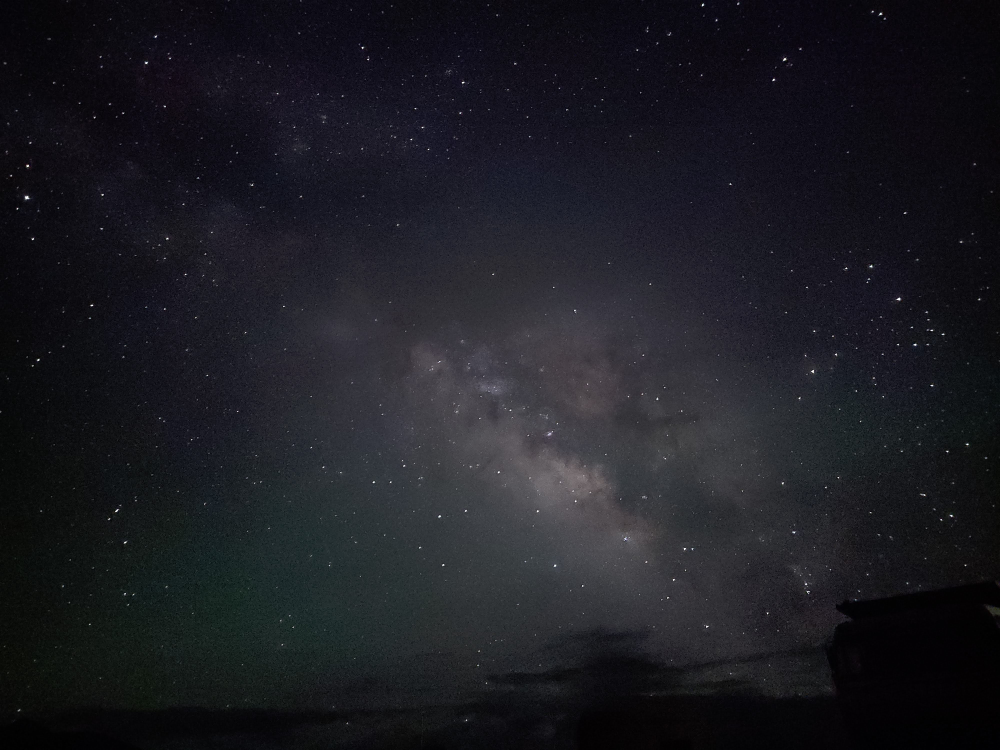
#> input picture ImageFundamentals/milkyway_ladakh.jpg, 4000 x 3000 px, found by its file name (shown at 1/4 size)
$ jupyter execute image_averaging.ipynb
#> lines starting #> are read from the running program, lines starting #| are printed output that depends on the picture
# Image Avergaing for Noise Removal

#### Image averaging is a common technique used for noise cancellation in digital images. It involves taking multiple images of the same scene and averaging their pixel values to reduce random noise and improve the overall image quality. Here's how the process works:

1. Capture Multiple Images (We will generate images synthetically)
2. Align the Images (We will not do it)
3. Pixel-wise Averaging
4. Repeat for All Pixels

### Capture Multiple Images

As we do not have hundreds of images for the same subject, we will generate noisy images synthetically.
- We will load an image into the memory
- Add noise to this image
- Generate 100 images similarly

[cell 1]
import cv2
import numpy as np
from matplotlib import pyplot as plt

# Read Image
img = cv2.imread("C:/Users/ajape/SOI_DIP/ImageFundamentals/milkyway_ladakh.jpg")
#> img is the input picture: shape (3000, 4000, 3); mean B, G, R 34.1, 28, 27.7

# Convert image into greyscale
grey_img = cv2.cvtColor(img, cv2.COLOR_BGR2GRAY)
grey_img = cv2.resize(grey_img, (640, 480))
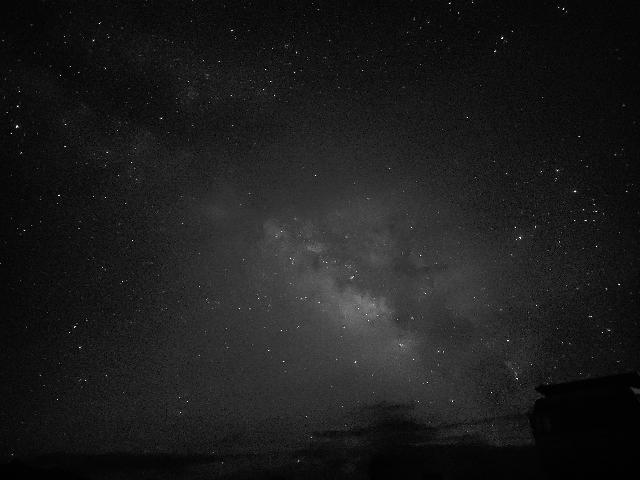
#> grey_img: shape (480, 640); min 0, max 255, mean 28.5

plt.set_cmap('gray')
plt.imshow(grey_img)

[cell 2]
# Create a Noise generation function
def add_noise(image, noise_type='gaussian', mean=0, std_dev=10):
    """
    Add random noise to an image.

    Parameters:
    image (numpy.ndarray): Input image.
    noise_type (str): Type of noise to add ('gaussian', 'salt', 'pepper', 'speckle').
    mean (float): Mean value for Gaussian noise.
    std_dev (float): Standard deviation for Gaussian noise.

    Returns:
    numpy.ndarray: Noisy image.
    """
#> called with noise_type = 'gaussian', mean = 0, std_dev = 0.5
    noisy_image = np.copy(image)

    if noise_type == 'gaussian':
        noise = np.random.normal(mean, std_dev, noisy_image.shape).astype(np.uint8)
        noisy_image = cv2.add(image, noise)
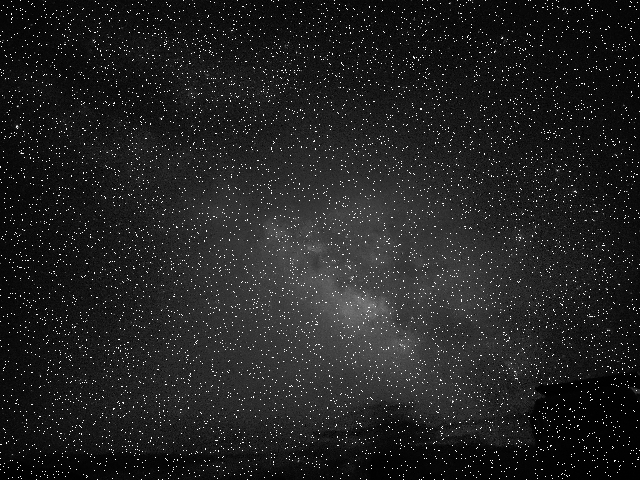
#> noisy_image: shape (480, 640); min 0, max 255, mean 33.6
    elif noise_type == 'salt':
        num_pixels = int(0.01 * noisy_image.size)
        coords = [np.random.randint(0, i - 1, int(num_pixels / 2)) for i in noisy_image.shape]
        noisy_image[tuple(coords)] = 255
    elif noise_type == 'pepper':
        num_pixels = int(0.01 * noisy_image.size)
        coords = [np.random.randint(0, i - 1, int(num_pixels / 2)) for i in noisy_image.shape]
        noisy_image[tuple(coords)] = 0
    elif noise_type == 'speckle':
        noise = np.random.normal(mean, std_dev, noisy_image.shape).astype(np.uint8)
        noisy_image = cv2.add(image, image * noise)

    return noisy_image

[cell 3]
# Test the function of one image
# Add Gaussian noise with mean 0 and standard deviation 10
noisy_image = add_noise(grey_img, noise_type='gaussian', mean=0, std_dev=0.5)

# Create a figure placeholder
fig = plt.figure(figsize=(12, 5))

# show original image on a subplot
fig.add_subplot(121)
plt.title(' image ')
plt.set_cmap('gray')
plt.imshow(grey_img)

# show original image on a subplot
fig.add_subplot(122)
plt.title(' Noisy image ')
plt.set_cmap('gray')
plt.imshow(noisy_image)
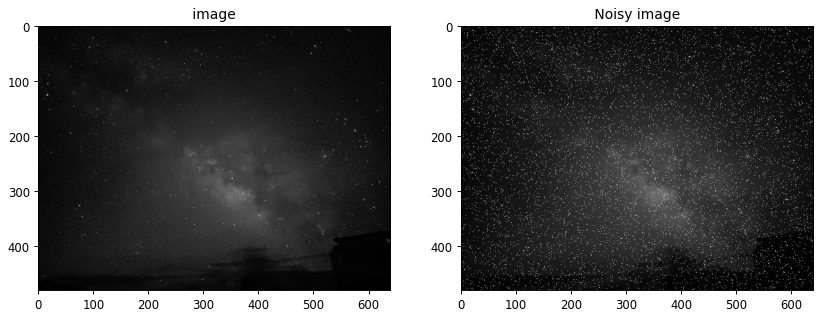
#> figure drawn by matplotlib, 2 panels

[cell 4]
# Now generate 10 images using this process
n = 10
noisy_images = np.zeros((n, 480, 640), dtype="uint8")
for i in range(n):
    noisy_images[i, :, :] = add_noise(grey_img, noise_type='gaussian', mean=0, std_dev=0.5)
#> this loop made 10 passes
#> pass 1, in add_noise (call 2), `noisy_image = cv2.add(image, noise)`:
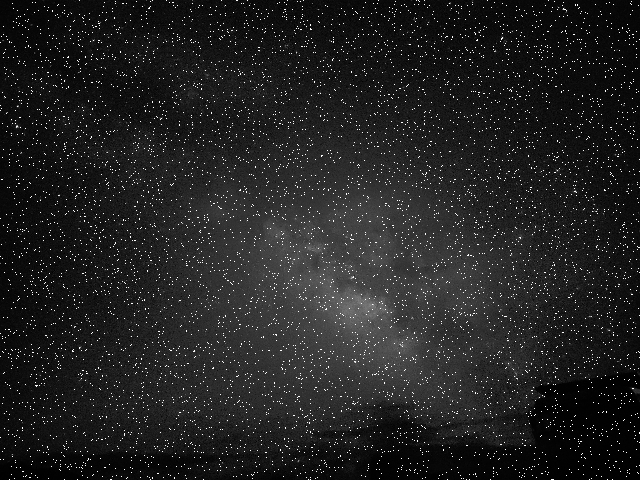
#> noisy_image: shape (480, 640); min 0, max 255, mean 33.6
#> pass 2, in add_noise (call 3), `noisy_image = cv2.add(image, noise)`:
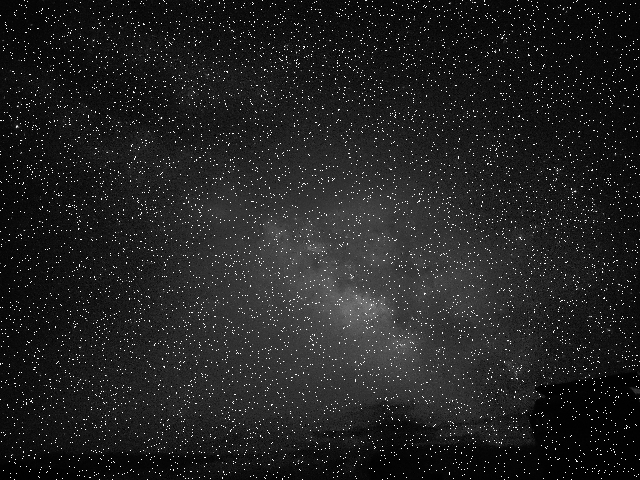
#> noisy_image: shape (480, 640); min 0, max 255, mean 33.6
#> pass 3, in add_noise (call 4), `noisy_image = cv2.add(image, noise)`:
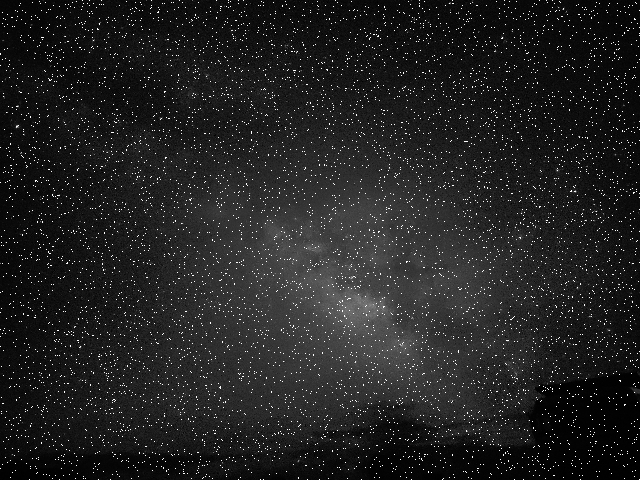
#> noisy_image: shape (480, 640); min 0, max 255, mean 33.7

### Compute Average Image

Now we will compute the pixel average of the noisy images, it will cancel out the noise if the noise is having zero mean

[cell 5]
# Compute Average image
filtered_image = np.mean(noisy_images, axis=0)

# Create a figure placeholder
fig = plt.figure(figsize=(12, 5))

# show original image on a subplot
fig.add_subplot(121)
plt.title('Noisy Image ')
plt.set_cmap('gray')
plt.imshow(noisy_image)

# show original image on a subplot
fig.add_subplot(122)
plt.title(' Filtered image ')
plt.set_cmap('gray')
plt.imshow(filtered_image)
